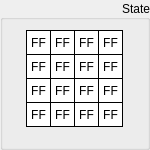
  <widget class="QGroupBox" name="groupState">
   <property name="geometry">
    <rect>
     <x>10</x>
     <y>30</y>
     <width>150</width>
     <height>150</height>
    </rect>
   </property>
   <property name="sizePolicy">
    <sizepolicy hsizetype="Fixed" vsizetype="Fixed">
     <horstretch>0</horstretch>
     <verstretch>0</verstretch>
    </sizepolicy>
   </property>
   <property name="styleSheet">
    <string notr="true"/>
   </property>
   <property name="title">
    <string>State</string>
   </property>
   <property name="alignment">
    <set>Qt::AlignRight|Qt::AlignTrailing|Qt::AlignVCenter</set>
   </property>
   <widget class="QLabel" name="stateByte15">
    <property name="enabled">
     <bool>true</bool>
    </property>
    <property name="geometry">
     <rect>
      <x>98</x>
      <y>102</y>
      <width>25</width>
      <height>25</height>
     </rect>
    </property>
    <property name="sizePolicy">
     <sizepolicy hsizetype="Fixed" vsizetype="Fixed">
      <horstretch>0</horstretch>
      <verstretch>0</verstretch>
     </sizepolicy>
    </property>
    <property name="font">
     <font>
      <kerning>true</kerning>
     </font>
    </property>
    <property name="layoutDirection">
     <enum>Qt::LeftToRight</enum>
    </property>
    <property name="styleSheet">
     <string notr="true">QLabel {
	 border-width: 1px;
     border-style: solid;
     border-color: black; 
     background-color: white;
}</string>
    </property>
    <property name="text">
     <string>FF</string>
    </property>
    <property name="alignment">
     <set>Qt::AlignCenter</set>
    </property>
   </widget>
   <widget class="QLabel" name="stateByte13">
    <property name="enabled">
     <bool>true</bool>
    </property>
    <property name="geometry">
     <rect>
      <x>98</x>
      <y>54</y>
      <width>25</width>
      <height>25</height>
     </rect>
    </property>
    <property name="sizePolicy">
     <sizepolicy hsizetype="Fixed" vsizetype="Fixed">
      <horstretch>0</horstretch>
      <verstretch>0</verstretch>
     </sizepolicy>
    </property>
    <property name="font">
     <font>
      <kerning>true</kerning>
     </font>
    </property>
    <property name="layoutDirection">
     <enum>Qt::LeftToRight</enum>
    </property>
    <property name="styleSheet">
     <string notr="true">QLabel {
	 border-width: 1px;
     border-style: solid;
     border-color: black; 
     background-color: white;
}</string>
    </property>
    <property name="text">
     <string>FF</string>
    </property>
    <property name="alignment">
     <set>Qt::AlignCenter</set>
    </property>
   </widget>
   <widget class="QLabel" name="stateByte14">
    <property name="enabled">
     <bool>true</bool>
    </property>
    <property name="geometry">
     <rect>
      <x>98</x>
      <y>78</y>
      <width>25</width>
      <height>25</height>
     </rect>
    </property>
    <property name="sizePolicy">
     <sizepolicy hsizetype="Fixed" vsizetype="Fixed">
      <horstretch>0</horstretch>
      <verstretch>0</verstretch>
     </sizepolicy>
    </property>
    <property name="font">
     <font>
      <kerning>true</kerning>
     </font>
    </property>
    <property name="layoutDirection">
     <enum>Qt::LeftToRight</enum>
    </property>
    <property name="styleSheet">
     <string notr="true">QLabel {
	 border-width: 1px;
     border-style: solid;
     border-color: black; 
     background-color: white;
}</string>
    </property>
    <property name="text">
     <string>FF</string>
    </property>
    <property name="alignment">
     <set>Qt::AlignCenter</set>
    </property>
   </widget>
   <widget class="QLabel" name="stateByte06">
    <property name="enabled">
     <bool>true</bool>
    </property>
    <property name="geometry">
     <rect>
      <x>50</x>
      <y>78</y>
      <width>25</width>
      <height>25</height>
     </rect>
    </property>
    <property name="sizePolicy">
     <sizepolicy hsizetype="Fixed" vsizetype="Fixed">
      <horstretch>0</horstretch>
      <verstretch>0</verstretch>
     </sizepolicy>
    </property>
    <property name="font">
     <font>
      <kerning>true</kerning>
     </font>
    </property>
    <property name="layoutDirection">
     <enum>Qt::LeftToRight</enum>
    </property>
    <property name="styleSheet">
     <string notr="true">QLabel {
	 border-width: 1px;
     border-style: solid;
     border-color: black; 
     background-color: white;
}</string>
    </property>
    <property name="text">
     <string>FF</string>
    </property>
    <property name="alignment">
     <set>Qt::AlignCenter</set>
    </property>
   </widget>
   <widget class="QLabel" name="stateByte04">
    <property name="enabled">
     <bool>true</bool>
    </property>
    <property name="geometry">
     <rect>
      <x>50</x>
      <y>30</y>
      <width>25</width>
      <height>25</height>
     </rect>
    </property>
    <property name="sizePolicy">
     <sizepolicy hsizetype="Fixed" vsizetype="Fixed">
      <horstretch>0</horstretch>
      <verstretch>0</verstretch>
     </sizepolicy>
    </property>
    <property name="font">
     <font>
      <kerning>true</kerning>
     </font>
    </property>
    <property name="layoutDirection">
     <enum>Qt::LeftToRight</enum>
    </property>
    <property name="styleSheet">
     <string notr="true">QLabel {
	 border-width: 1px;
     border-style: solid;
     border-color: black; 
     background-color: white;
}</string>
    </property>
    <property name="text">
     <string>FF</string>
    </property>
    <property name="alignment">
     <set>Qt::AlignCenter</set>
    </property>
   </widget>
   <widget class="QLabel" name="stateByte02">
    <property name="enabled">
     <bool>true</bool>
    </property>
    <property name="geometry">
     <rect>
      <x>26</x>
      <y>78</y>
      <width>25</width>
      <height>25</height>
     </rect>
    </property>
    <property name="sizePolicy">
     <sizepolicy hsizetype="Fixed" vsizetype="Fixed">
      <horstretch>0</horstretch>
      <verstretch>0</verstretch>
     </sizepolicy>
    </property>
    <property name="font">
     <font>
      <kerning>true</kerning>
     </font>
    </property>
    <property name="layoutDirection">
     <enum>Qt::LeftToRight</enum>
    </property>
    <property name="styleSheet">
     <string notr="true">QLabel {
	 border-width: 1px;
     border-style: solid;
     border-color: black; 
     background-color: white;
}</string>
    </property>
    <property name="text">
     <string>FF</string>
    </property>
    <property name="alignment">
     <set>Qt::AlignCenter</set>
    </property>
   </widget>
   <widget class="QLabel" name="stateByte10">
    <property name="enabled">
     <bool>true</bool>
    </property>
    <property name="geometry">
     <rect>
      <x>74</x>
      <y>78</y>
      <width>25</width>
      <height>25</height>
     </rect>
    </property>
    <property name="sizePolicy">
     <sizepolicy hsizetype="Fixed" vsizetype="Fixed">
      <horstretch>0</horstretch>
      <verstretch>0</verstretch>
     </sizepolicy>
    </property>
    <property name="font">
     <font>
      <kerning>true</kerning>
     </font>
    </property>
    <property name="layoutDirection">
     <enum>Qt::LeftToRight</enum>
    </property>
    <property name="styleSheet">
     <string notr="true">QLabel {
	 border-width: 1px;
     border-style: solid;
     border-color: black; 
     background-color: white;
}</string>
    </property>
    <property name="text">
     <string>FF</string>
    </property>
    <property name="alignment">
     <set>Qt::AlignCenter</set>
    </property>
   </widget>
   <widget class="QLabel" name="stateByte09">
    <property name="enabled">
     <bool>true</bool>
    </property>
    <property name="geometry">
     <rect>
      <x>74</x>
      <y>54</y>
      <width>25</width>
      <height>25</height>
     </rect>
    </property>
    <property name="sizePolicy">
     <sizepolicy hsizetype="Fixed" vsizetype="Fixed">
      <horstretch>0</horstretch>
      <verstretch>0</verstretch>
     </sizepolicy>
    </property>
    <property name="font">
     <font>
      <kerning>true</kerning>
     </font>
    </property>
    <property name="layoutDirection">
     <enum>Qt::LeftToRight</enum>
    </property>
    <property name="styleSheet">
     <string notr="true">QLabel {
	 border-width: 1px;
     border-style: solid;
     border-color: black; 
     background-color: white;
}</string>
    </property>
    <property name="text">
     <string>FF</string>
    </property>
    <property name="alignment">
     <set>Qt::AlignCenter</set>
    </property>
   </widget>
   <widget class="QLabel" name="stateByte01">
    <property name="enabled">
     <bool>true</bool>
    </property>
    <property name="geometry">
     <rect>
      <x>26</x>
      <y>54</y>
      <width>25</width>
      <height>25</height>
     </rect>
    </property>
    <property name="sizePolicy">
     <sizepolicy hsizetype="Fixed" vsizetype="Fixed">
      <horstretch>0</horstretch>
      <verstretch>0</verstretch>
     </sizepolicy>
    </property>
    <property name="font">
     <font>
      <kerning>true</kerning>
     </font>
    </property>
    <property name="layoutDirection">
     <enum>Qt::LeftToRight</enum>
    </property>
    <property name="styleSheet">
     <string notr="true">QLabel {
	 border-width: 1px;
     border-style: solid;
     border-color: black; 
     background-color: white;
}</string>
    </property>
    <property name="text">
     <string>FF</string>
    </property>
    <property name="alignment">
     <set>Qt::AlignCenter</set>
    </property>
   </widget>
   <widget class="QLabel" name="stateByte08">
    <property name="enabled">
     <bool>true</bool>
    </property>
    <property name="geometry">
     <rect>
      <x>74</x>
      <y>30</y>
      <width>25</width>
      <height>25</height>
     </rect>
    </property>
    <property name="sizePolicy">
     <sizepolicy hsizetype="Fixed" vsizetype="Fixed">
      <horstretch>0</horstretch>
      <verstretch>0</verstretch>
     </sizepolicy>
    </property>
    <property name="font">
     <font>
      <kerning>true</kerning>
     </font>
    </property>
    <property name="layoutDirection">
     <enum>Qt::LeftToRight</enum>
    </property>
    <property name="styleSheet">
     <string notr="true">QLabel {
	 border-width: 1px;
     border-style: solid;
     border-color: black; 
     background-color: white;
}</string>
    </property>
    <property name="text">
     <string>FF</string>
    </property>
    <property name="alignment">
     <set>Qt::AlignCenter</set>
    </property>
   </widget>
   <widget class="QLabel" name="stateByte00">
    <property name="enabled">
     <bool>true</bool>
    </property>
    <property name="geometry">
     <rect>
      <x>26</x>
      <y>30</y>
      <width>25</width>
      <height>25</height>
     </rect>
    </property>
    <property name="sizePolicy">
     <sizepolicy hsizetype="Fixed" vsizetype="Fixed">
      <horstretch>0</horstretch>
      <verstretch>0</verstretch>
     </sizepolicy>
    </property>
    <property name="font">
     <font>
      <kerning>true</kerning>
     </font>
    </property>
    <property name="layoutDirection">
     <enum>Qt::LeftToRight</enum>
    </property>
    <property name="styleSheet">
     <string notr="true">QLabel {
	 border-width: 1px;
     border-style: solid;
     border-color: black; 
     background-color: white;
}</string>
    </property>
    <property name="text">
     <string>FF</string>
    </property>
    <property name="alignment">
     <set>Qt::AlignCenter</set>
    </property>
    <property name="wordWrap">
     <bool>false</bool>
    </property>
   </widget>
   <widget class="QLabel" name="stateByte07">
    <property name="enabled">
     <bool>true</bool>
    </property>
    <property name="geometry">
     <rect>
      <x>50</x>
      <y>102</y>
      <width>25</width>
      <height>25</height>
     </rect>
    </property>
    <property name="sizePolicy">
     <sizepolicy hsizetype="Fixed" vsizetype="Fixed">
      <horstretch>0</horstretch>
      <verstretch>0</verstretch>
     </sizepolicy>
    </property>
    <property name="font">
     <font>
      <kerning>true</kerning>
     </font>
    </property>
    <property name="layoutDirection">
     <enum>Qt::LeftToRight</enum>
    </property>
    <property name="styleSheet">
     <string notr="true">QLabel {
	 border-width: 1px;
     border-style: solid;
     border-color: black; 
     background-color: white;
}</string>
    </property>
    <property name="text">
     <string>FF</string>
    </property>
    <property name="alignment">
     <set>Qt::AlignCenter</set>
    </property>
   </widget>
   <widget class="QLabel" name="stateByte12">
    <property name="enabled">
     <bool>true</bool>
    </property>
    <property name="geometry">
     <rect>
      <x>98</x>
      <y>30</y>
      <width>25</width>
      <height>25</height>
     </rect>
    </property>
    <property name="sizePolicy">
     <sizepolicy hsizetype="Fixed" vsizetype="Fixed">
      <horstretch>0</horstretch>
      <verstretch>0</verstretch>
     </sizepolicy>
    </property>
    <property name="font">
     <font>
      <kerning>true</kerning>
     </font>
    </property>
    <property name="layoutDirection">
     <enum>Qt::LeftToRight</enum>
    </property>
    <property name="styleSheet">
     <string notr="true">QLabel {
	 border-width: 1px;
     border-style: solid;
     border-color: black; 
     background-color: white;
}</string>
    </property>
    <property name="text">
     <string>FF</string>
    </property>
    <property name="alignment">
     <set>Qt::AlignCenter</set>
    </property>
   </widget>
   <widget class="QLabel" name="stateByte03">
    <property name="enabled">
     <bool>true</bool>
    </property>
    <property name="geometry">
     <rect>
      <x>26</x>
      <y>102</y>
      <width>25</width>
      <height>25</height>
     </rect>
    </property>
    <property name="sizePolicy">
     <sizepolicy hsizetype="Fixed" vsizetype="Fixed">
      <horstretch>0</horstretch>
      <verstretch>0</verstretch>
     </sizepolicy>
    </property>
    <property name="font">
     <font>
      <kerning>true</kerning>
     </font>
    </property>
    <property name="layoutDirection">
     <enum>Qt::LeftToRight</enum>
    </property>
    <property name="styleSheet">
     <string notr="true">QLabel {
	 border-width: 1px;
     border-style: solid;
     border-color: black; 
     background-color: white;
}</string>
    </property>
    <property name="text">
     <string>FF</string>
    </property>
    <property name="alignment">
     <set>Qt::AlignCenter</set>
    </property>
   </widget>
   <widget class="QLabel" name="stateByte11">
    <property name="enabled">
     <bool>true</bool>
    </property>
    <property name="geometry">
     <rect>
      <x>74</x>
      <y>102</y>
      <width>25</width>
      <height>25</height>
     </rect>
    </property>
    <property name="sizePolicy">
     <sizepolicy hsizetype="Fixed" vsizetype="Fixed">
      <horstretch>0</horstretch>
      <verstretch>0</verstretch>
     </sizepolicy>
    </property>
    <property name="font">
     <font>
      <kerning>true</kerning>
     </font>
    </property>
    <property name="layoutDirection">
     <enum>Qt::LeftToRight</enum>
    </property>
    <property name="styleSheet">
     <string notr="true">QLabel {
	 border-width: 1px;
     border-style: solid;
     border-color: black; 
     background-color: white;
}</string>
    </property>
    <property name="text">
     <string>FF</string>
    </property>
    <property name="alignment">
     <set>Qt::AlignCenter</set>
    </property>
   </widget>
   <widget class="QLabel" name="stateByte05">
    <property name="enabled">
     <bool>true</bool>
    </property>
    <property name="geometry">
     <rect>
      <x>50</x>
      <y>54</y>
      <width>25</width>
      <height>25</height>
     </rect>
    </property>
    <property name="sizePolicy">
     <sizepolicy hsizetype="Fixed" vsizetype="Fixed">
      <horstretch>0</horstretch>
      <verstretch>0</verstretch>
     </sizepolicy>
    </property>
    <property name="font">
     <font>
      <kerning>true</kerning>
     </font>
    </property>
    <property name="layoutDirection">
     <enum>Qt::LeftToRight</enum>
    </property>
    <property name="styleSheet">
     <string notr="true">QLabel {
	 border-width: 1px;
     border-style: solid;
     border-color: black; 
     background-color: white;
}</string>
    </property>
    <property name="text">
     <string>FF</string>
    </property>
    <property name="alignment">
     <set>Qt::AlignCenter</set>
    </property>
   </widget>
  </widget>
